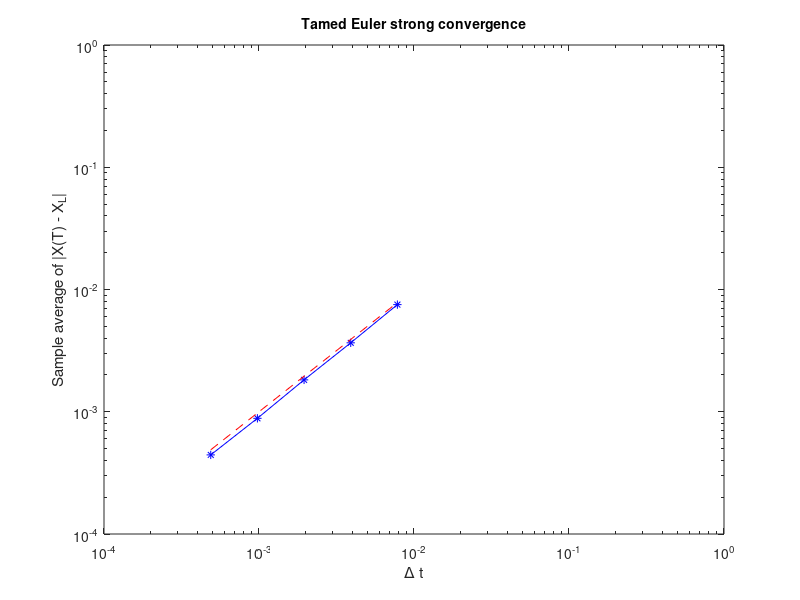

Reproduce this figure in MATLAB.
% Tamed-Euler Test stong convergence of tamed Euler : vectorized
%
% Solves dX = 2X - lambda*X^5 dt + beta*X dW, X(0) = Xzero,
%
% Discretized Brownian path over [0, 1] has dt = 2^(-11)
% uses timesteps 128*dt, 64*dt, 32*dt, 16*dt (also dt for reference)
%
% Examines strong convergence at T = 1: E|X_L - X_T|.
% Code is vectorized: all paths computed simultaneously.

randn('state', 101)
lambda = 1; beta = 1; Xzero = 1;         % problem parameters
index = 5;
T = 1; N = 2^(15); dt = T/N;                    %
M = 5000;                                        % number of paths sampled
R = [1; 16; 32; 64; 128; 256];                       % Milstein stepsizes are R*dt

dW = sqrt(dt)*randn(M, N);                      % Brownian increments
Xtamed_eul = zeros(M, 6);                       % preallocate array
for p = 1:6
    Dt = R(p)*dt; L = N/R(p);                   % L timesteps of size Dt = R dt
    Xtemp = Xzero*ones(M, 1);
    for j = 1:L
        Winc = sum( dW(:, R(p)*(j-1)+1:R(p)*j), 2);
        semi_tamed_term = 1 + abs(lambda*Xtemp.^index)*Dt;
        Xtemp = Xtemp + 2*Xtemp*Dt - (lambda*Xtemp.^index*Dt)./semi_tamed_term + beta*Xtemp.*Winc...
            + 0.5*beta^2*Xtemp.*(Winc.^2 - Dt);
    end
    Xtamed_eul(:, p) = Xtemp;
end

Xref = Xtamed_eul(:, 1);
Xerr = abs(Xtamed_eul(:, 2:6) - repmat(Xref, 1, 5));
mean(Xerr);
Dtvals = dt*R(2:6);

loglog(Dtvals, mean(Xerr), 'b*-'), hold on
loglog(Dtvals, Dtvals, 'r--'), hold off
axis([1e-4 1 1e-4 1])
xlabel('\Delta t')
ylabel('Sample average of |X(T) - X_L|')
title('Tamed Euler strong convergence', 'Fontsize', 10)
